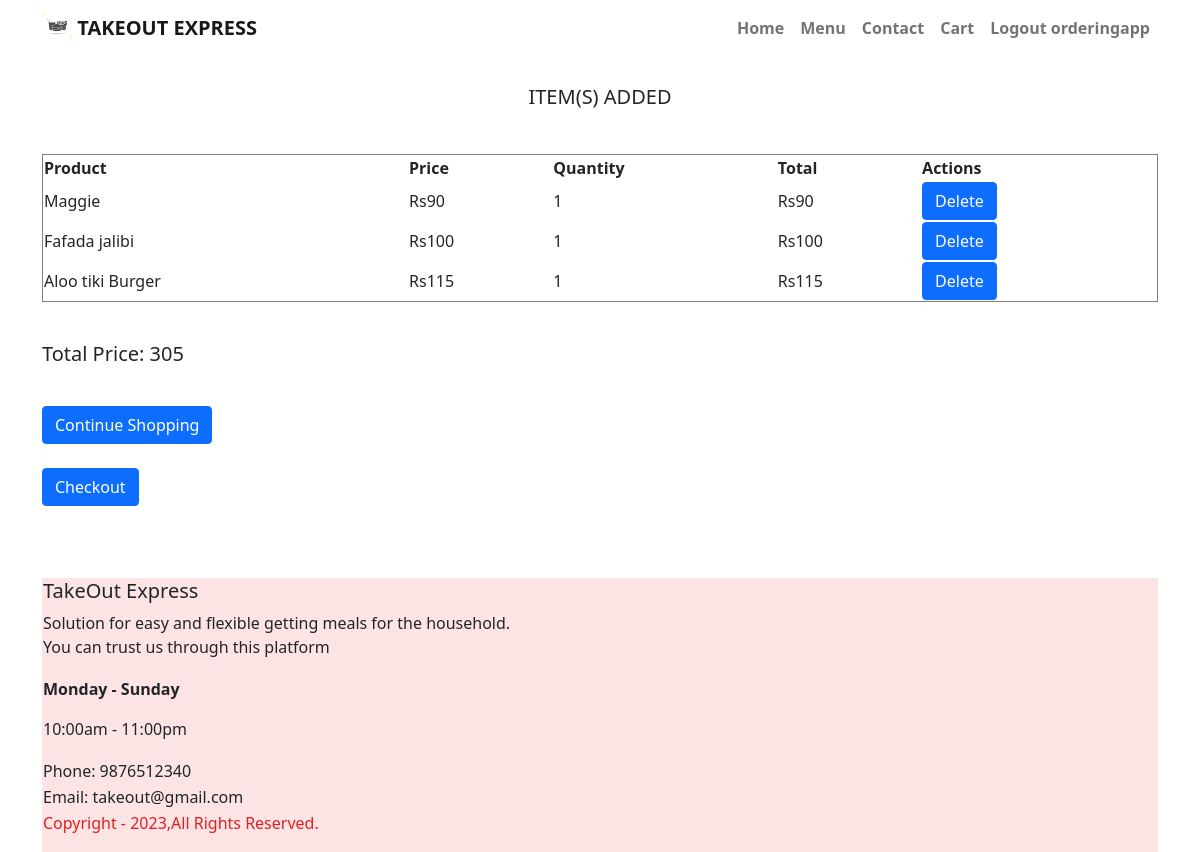
/menu/view_cart/ (signed in), run on the app's committed database.
### menu/models.py (models this page shows, shortened)
class CartItem(models.Model):
    user = models.ForeignKey(User, on_delete=models.CASCADE)
    product = models.ForeignKey(Menu, on_delete=models.CASCADE)
    quantity = models.PositiveIntegerField(default=1)

class Menu(models.Model):
    item=models.CharField(max_length=250)
    price=models.IntegerField()
    image=models.ImageField(upload_to='food/images/')
    description=models.CharField(max_length=250)
    calories=models.IntegerField()

### menu/views.py (the view)
# urls.py: path('view_cart/', views.view_cart, name='view_cart'),
@login_required
def view_cart(request):
    cart_items = CartItem.objects.filter(user=request.user)
    total=0
    for cart_item in cart_items:
        cart_item.total = cart_item.product.price * cart_item.quantity
        total+=cart_item.total
    return render(request, 'view_cart.html', {'cart_items': cart_items,'total':total})

### menu/templates/view_cart.html (shortened to what this page needs)
{% extends 'base.html' %}
{% block content %}
<div>
  <h5 style="text-align: center; line-height: 250%;">ITEM(S) ADDED</h5><br>
  <table border="1 solid black" style="width:100%">
    <tr>
      <th>Product</th>
      <th>Price</th>
      <th>Quantity</th>
      <th>Total</th>
      <th>Actions</th>
    </tr>
    {% for cart_item in cart_items %}
        <tr>
          <td>{{ cart_item.product.item }}</td>
          <td>Rs{{ cart_item.product.price }}</td>
          <td>{{ cart_item.quantity }}</td>
          <td>Rs{{ cart_item.total}}</td>
         <td>
            <a href="{% url 'delete_from_cart' cart_item.id %}" class="btn btn-primary" onclick="ondel()">Delete</a>
          </td>
        </tr>
    {% endfor %}
  </table>
  <br>
  <p><h5 style="font-family: 'Segoe UI', Tahoma, Geneva, Verdana, sans-serif;">Total Price: {{ total }}</h5></p>
  <br>
  <a href="{% url 'menu' %}" class="btn btn-primary">Continue Shopping</a>
  <br><br>
  <a href="{% url 'order' %}" class="btn btn-primary">Checkout</a>
  <br><br>
</div>
{% endblock content %}

### TAKEOUTEXPRESS/templates/base.html (shortened to what this page needs)
<!DOCTYPE html>
<html>
  <head>
    <link href="https://cdn.jsdelivr.net/npm/bootstrap@5.1.1/dist/css/bootstrap.min.css" rel="stylesheet" />
  </head>
  <body>
    <nav class="navbar navbar-expand-lg navbar-light text-light fw-bold mb-3" >
      <div class="container">
        <a class="navbar-brand" href="{% url 'home' %}">
          {% load static %}
          <img src="{% static 'images/logo.png' %}" alt="" width="30" height="24"
            class="d-inline-block align-text-top" />
          TAKEOUT EXPRESS
        </a>
        <div class="collapse navbar-collapse" id="navbarNavAltMarkup">
          <div class="navbar-nav ms-auto">
            <a class="nav-link" href="{% url 'home' %}">Home</a>
            <a class="nav-link" href="{% url 'menu' %}">Menu</a>
            <a class="nav-link" href="{% url 'contact' %}">Contact</a>
            <a class="nav-link" href="{% url 'view_cart' %}">Cart</a>
            {% if user.is_authenticated %}
              <a class="nav-link" href="{% url 'logoutaccount' %}">Logout {{ user.username }}</a>
            {% else %}
              <a class="nav-link" href="{% url 'loginaccount' %}">Login</a>
              <a class="nav-link" href="{% url 'signupaccount' %}">Sign Up</a>
            {% endif %}
          </div>
        </div>
      </div>
    </nav>
    <div class="container">
      {% block content %}
      {% endblock content %}
    </div>
<div class="container">
    <div class=" text-dark mt-5" style="background-color: #fde4e4;">
          <table>
            <tr>
             <td>
              <div lg="3" md="4" sm="6">
              <h5>TakeOut Express</h5>
              <p>
              Solution for easy and flexible getting meals for the household.<br>
              You can trust us through this platform
              </p>
            </div>
          </td>
          </tr>
          <tr>
            <td><div lg="3" md="4" sm="6">
              <p><b>Monday - Sunday</b></p>
              <p>10:00am - 11:00pm</p>
            </div>
            </td>
          </tr>
          <tr>
            <td>
              <div lg="3" md="4" sm="6">
                    <span>Phone: 9876512340</span>
                </div>
              </td>
          </tr>
          <tr>
            <td>
              <div lg="3" md="4" sm="6">
                    <span>Email: takeout@gmail.com</span>
                </div>
              </td>
          </tr>
        <tr>
          <td>
            <div lg="6" md="6">
              <p style="color: #df2020;">
                Copyright - 2023,All Rights
                Reserved.
              </p>
            </div>
          </td>
          </tr>
        </div>
    </div>
  </body>
</html>

### data on the page
CartItem: product.item "Maggie", product.price "90", quantity "1", total "90"
CartItem: product.item "Fafada jalibi", product.price "100", quantity "1", total "100"
CartItem: product.item "Aloo tiki Burger", product.price "115", quantity "1", total "115"

### other printed values
{{ user.username }} "orderingapp"
{{ total }} "305"
